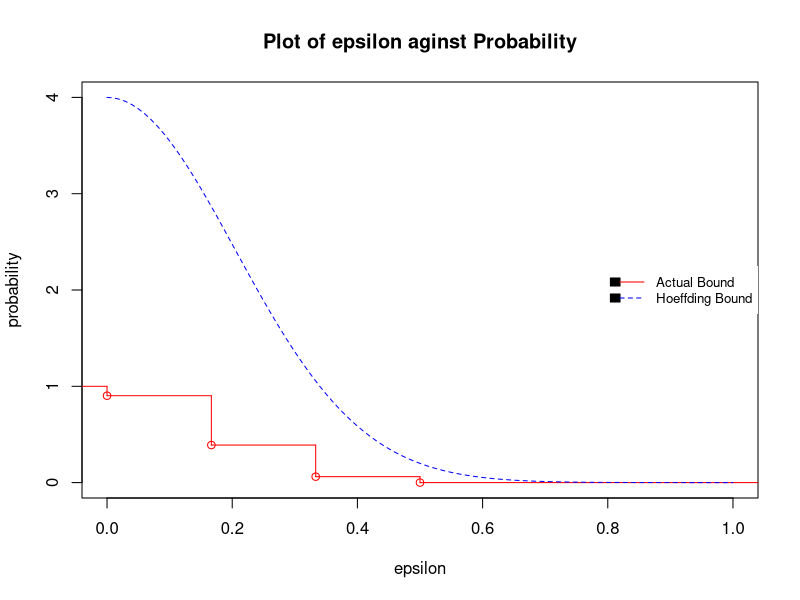

Write the R code that produced this figure.
y = c( 1, 1-0.3125^2, 1-(0.3125+0.234375*2)^2, 1-(0.3125+0.234375*2+0.09375*2)^2, 0)
x = c(0, 1/6, 1/3, 1/2)
plot(stepfun(x,y), xlim = c(0,1), ylim = c(0, 4), main = "Plot of epsilon aginst Probability", col = "red", xlab = "epsilon", ylab = "probability", lty = 1)
fun <- function(x) 4*exp(-12*x^2)
plot(fun, col= "blue", lty = 2, xlim = c(0,1), add = TRUE)
legend("right", 0, 1, legend=c("Actual Bound", "Hoeffding Bound"), col=c("red", "blue"), lty=1:2, cex=0.8, box.lty=0)

